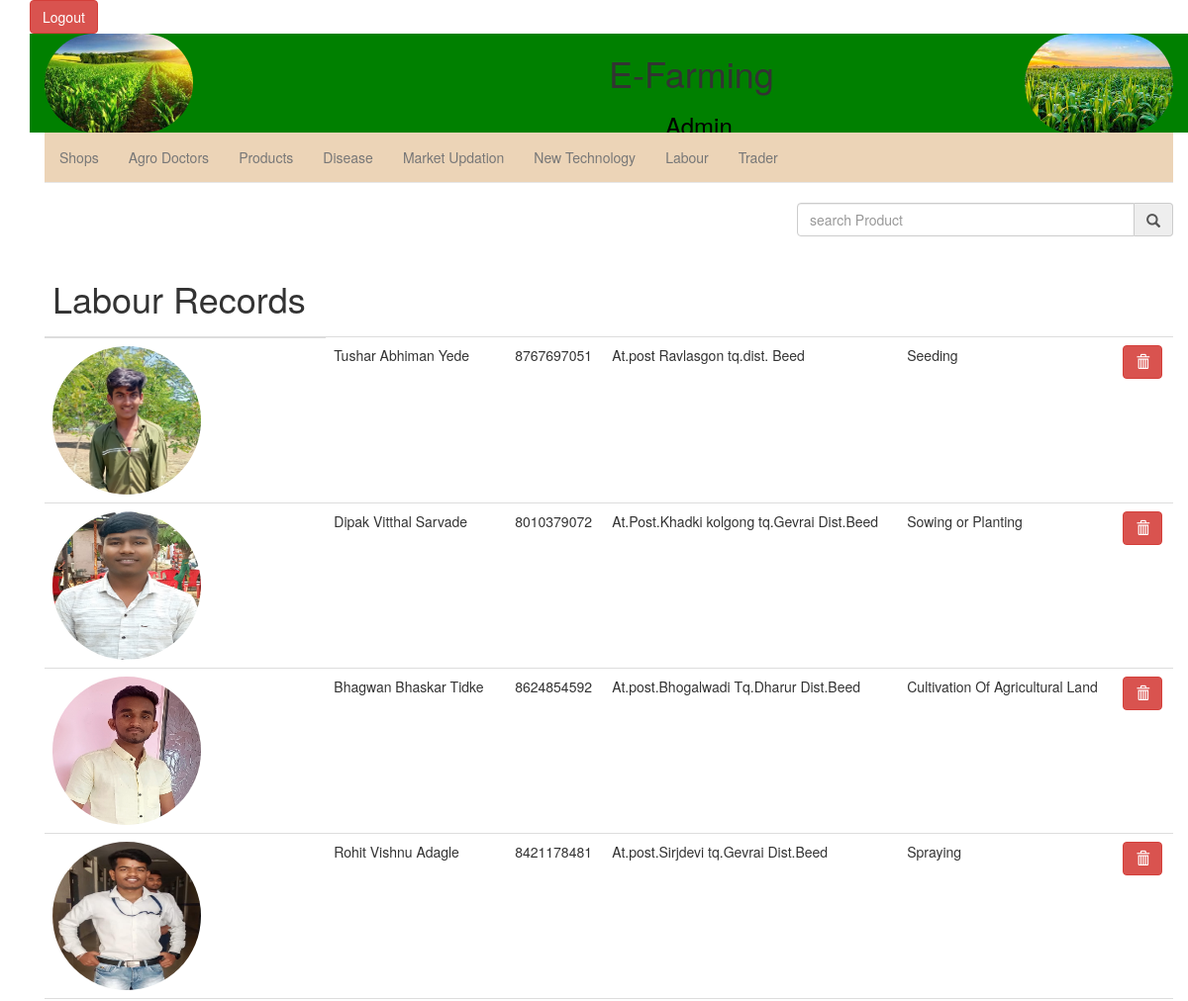
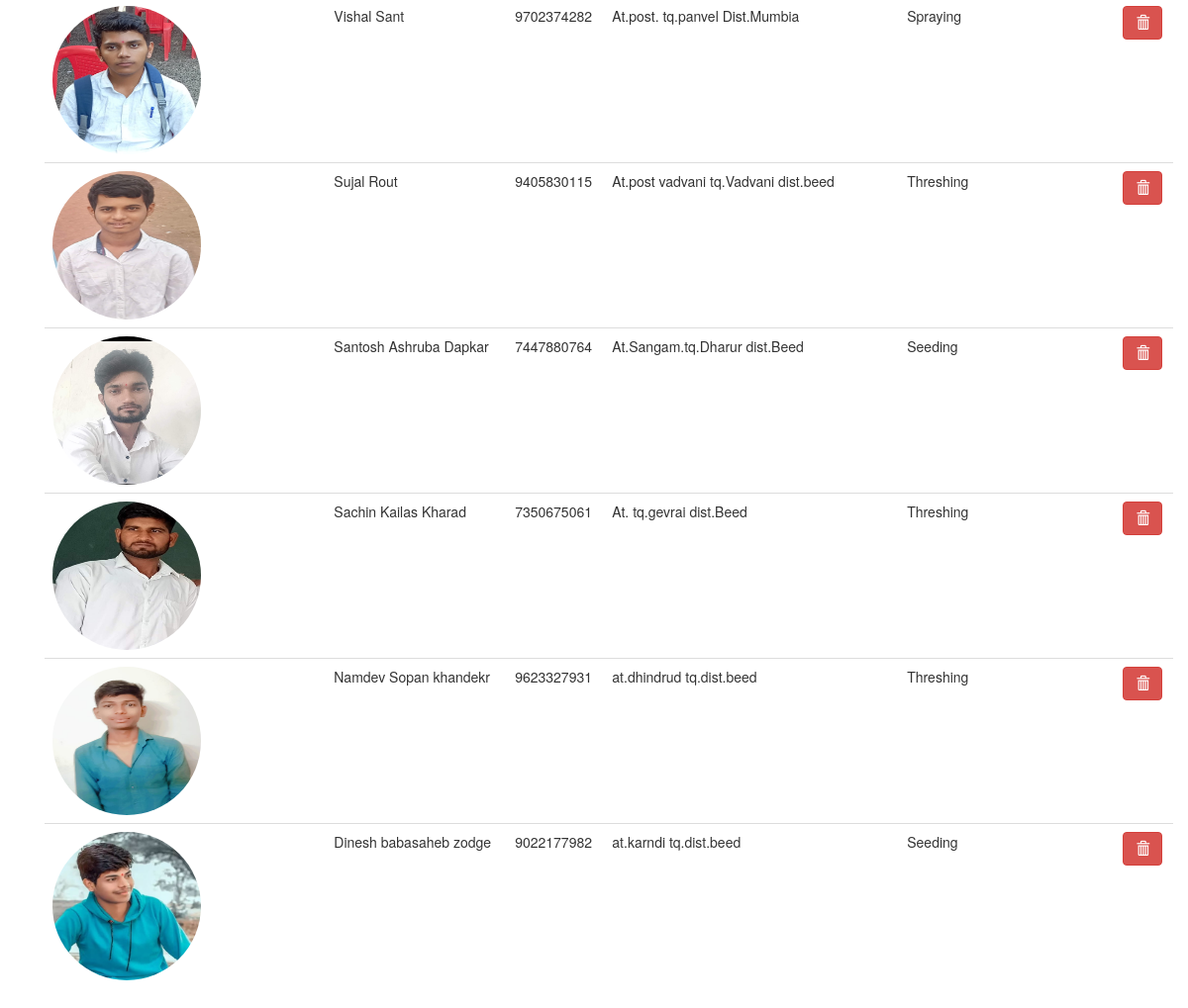
The page /admine/labourrecord.php on the database its author committed (2 pictures, top to bottom).
### tables this page shows
CREATE TABLE `labour` (
  `name` varchar(50) NOT NULL,
  `number` varchar(10) NOT NULL,
  `work` varchar(150) NOT NULL,
  `limg` varchar(1000) NOT NULL,
  `address` varchar(500) NOT NULL
);

### admine/labourrecord.php (the view, shortened to what this page needs)
<!DOCTYPE html>
<html lang="">
    <head>
        <link href="https://maxcdn.bootstrapcdn.com/bootstrap/3.3.7/css/bootstrap.min.css" rel="stylesheet">
    </head>
    <body>
    <div class="container">
        <?php
        include("h.php")
        ?>
    </div>
      <div class="container">
      <div class="container">
            <div class="form-group input-group col-md-offset-3 col-md-4" style="float:right">
              <input type="search" name="search" id="search" class="form-control" placeholder="search Product" onkeyup="return search()"><span class="input-group-addon"><i class="glyphicon glyphicon-search"></i></span></div>
        <table class="table table-hover" id="display">
            <thead>
                <tr>
                    <th><h1>Labour Records</h1></th>
                </tr>
            </thead>
            <tbody>
            <?php
                    require "dbcon.php";
                    $sql="select *from labour";
                   $res= mysqli_query($con,$sql);
                   while ($r=mysqli_fetch_array($res)) {
                    echo "<tr id='t1'>";
                    echo "<td><img src=../labour/".$r[3]."></td>";
                    echo "<td>".$r[0]."</td>";
                    echo "<td>".$r[1]."</td>";
                    echo "<td>".$r[4]."</td>";
                    echo "<td>".$r[2]."</td>";
                    echo "<td><a href='../database/savelabour.php?action=remove&name=".$r[0]."'role='button'class='btn btn-danger'><span class='glyphicon glyphicon-trash'aria-hidden='true'></span></button></td>";
                    echo "</tr>";
                   }
                    ?>
                </tbody>
        </table></div>
      </div>
    </body>
</html>

### admine/h.php (style rules this page uses)
img { border-radius: 180px; height: 150px; width: 150px; }

### rows shown on the page
labour: limg (picture), name "Tushar Abhiman Yede", number "8767697051", address "At.post Ravlasgon tq.dist. Beed", work "Seeding"
labour: limg (picture), name "Dipak Vitthal Sarvade", number "8010379072", address "At.Post.Khadki kolgong tq.Gevrai Dist.Beed", work "Sowing or Planting"
labour: limg (picture), name "Bhagwan Bhaskar Tidke", number "8624854592", address "At.post.Bhogalwadi Tq.Dharur Dist.Beed", work "Cultivation Of Agricultural Land"
labour: limg (picture), name "Rohit Vishnu Adagle", number "8421178481", address "At.post.Sirjdevi tq.Gevrai Dist.Beed", work "Spraying"
labour: limg (picture), name "Vishal Sant", number "9702374282", address "At.post. tq.panvel Dist.Mumbia", work "Spraying"
labour: limg (picture), name "Sujal Rout", number "9405830115", address "At.post vadvani tq.Vadvani dist.beed", work "Threshing"
labour: limg (picture), name "Santosh Ashruba Dapkar", number "7447880764", address "At.Sangam.tq.Dharur dist.Beed", work "Seeding"
labour: limg (picture), name "Sachin Kailas Kharad", number "7350675061", address "At. tq.gevrai dist.Beed", work "Threshing"
labour: limg (picture), name "Namdev Sopan khandekr", number "9623327931", address "at.dhindrud tq.dist.beed", work "Threshing"
labour: limg (picture), name "Dinesh babasaheb zodge", number "9022177982", address "at.karndi tq.dist.beed", work "Seeding"
